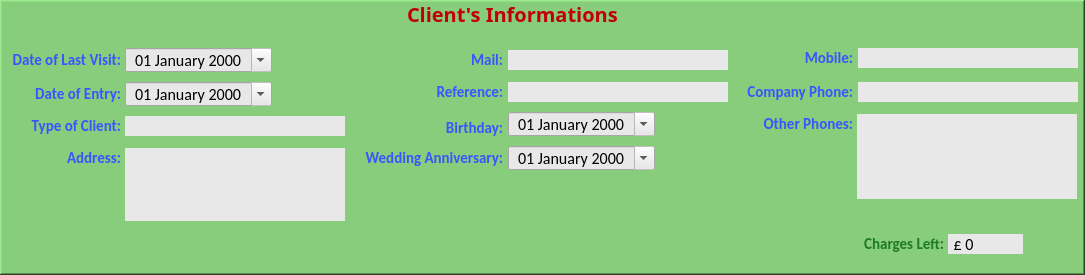
  <widget class="QFrame" name="frmClInfo">
   <property name="geometry">
    <rect>
     <x>822</x>
     <y>20</y>
     <width>1085</width>
     <height>275</height>
    </rect>
   </property>
   <property name="styleSheet">
    <string notr="true">background-color: rgb(136, 205, 124)</string>
   </property>
   <property name="frameShape">
    <enum>QFrame::WinPanel</enum>
   </property>
   <property name="frameShadow">
    <enum>QFrame::Raised</enum>
   </property>
   <widget class="QDateEdit" name="dtBirthday">
    <property name="enabled">
     <bool>true</bool>
    </property>
    <property name="geometry">
     <rect>
      <x>508</x>
      <y>112</y>
      <width>147</width>
      <height>24</height>
     </rect>
    </property>
    <property name="font">
     <font>
      <family>Calibri</family>
      <pointsize>12</pointsize>
      <weight>50</weight>
      <bold>false</bold>
     </font>
    </property>
    <property name="contextMenuPolicy">
     <enum>Qt::DefaultContextMenu</enum>
    </property>
    <property name="layoutDirection">
     <enum>Qt::LeftToRight</enum>
    </property>
    <property name="autoFillBackground">
     <bool>false</bool>
    </property>
    <property name="styleSheet">
     <string notr="true">background-color: rgb(232, 232, 232);</string>
    </property>
    <property name="locale">
     <locale language="English" country="UnitedStates"/>
    </property>
    <property name="wrapping">
     <bool>false</bool>
    </property>
    <property name="frame">
     <bool>true</bool>
    </property>
    <property name="alignment">
     <set>Qt::AlignCenter</set>
    </property>
    <property name="readOnly">
     <bool>true</bool>
    </property>
    <property name="buttonSymbols">
     <enum>QAbstractSpinBox::NoButtons</enum>
    </property>
    <property name="correctionMode">
     <enum>QAbstractSpinBox::CorrectToPreviousValue</enum>
    </property>
    <property name="keyboardTracking">
     <bool>true</bool>
    </property>
    <property name="currentSection">
     <enum>QDateTimeEdit::DaySection</enum>
    </property>
    <property name="displayFormat">
     <string>dd MMMM yyyy</string>
    </property>
    <property name="calendarPopup">
     <bool>true</bool>
    </property>
    <property name="timeSpec">
     <enum>Qt::LocalTime</enum>
    </property>
   </widget>
   <widget class="QLabel" name="lblAddress">
    <property name="geometry">
     <rect>
      <x>11</x>
      <y>148</y>
      <width>110</width>
      <height>20</height>
     </rect>
    </property>
    <property name="font">
     <font>
      <family>Calibri</family>
      <pointsize>11</pointsize>
      <weight>75</weight>
      <bold>true</bold>
     </font>
    </property>
    <property name="styleSheet">
     <string notr="true">color: rgb(58, 84, 255)</string>
    </property>
    <property name="text">
     <string>Address:</string>
    </property>
    <property name="alignment">
     <set>Qt::AlignRight|Qt::AlignTrailing|Qt::AlignVCenter</set>
    </property>
   </widget>
   <widget class="QLineEdit" name="entMobile">
    <property name="geometry">
     <rect>
      <x>858</x>
      <y>48</y>
      <width>220</width>
      <height>20</height>
     </rect>
    </property>
    <property name="font">
     <font>
      <family>Calibri</family>
      <pointsize>12</pointsize>
     </font>
    </property>
    <property name="cursor">
     <cursorShape>IBeamCursor</cursorShape>
    </property>
    <property name="styleSheet">
     <string notr="true">background-color: rgb(232, 232, 232);</string>
    </property>
    <property name="text">
     <string/>
    </property>
    <property name="frame">
     <bool>false</bool>
    </property>
    <property name="readOnly">
     <bool>true</bool>
    </property>
   </widget>
   <widget class="QTextEdit" name="entAddress">
    <property name="geometry">
     <rect>
      <x>125</x>
      <y>148</y>
      <width>220</width>
      <height>73</height>
     </rect>
    </property>
    <property name="font">
     <font>
      <family>Calibri</family>
      <pointsize>12</pointsize>
     </font>
    </property>
    <property name="cursor" stdset="0">
     <cursorShape>IBeamCursor</cursorShape>
    </property>
    <property name="styleSheet">
     <string notr="true">background-color: rgb(232, 232, 232);</string>
    </property>
    <property name="frameShape">
     <enum>QFrame::NoFrame</enum>
    </property>
    <property name="readOnly">
     <bool>true</bool>
    </property>
   </widget>
   <widget class="QLabel" name="lblBirthday">
    <property name="geometry">
     <rect>
      <x>393</x>
      <y>118</y>
      <width>110</width>
      <height>20</height>
     </rect>
    </property>
    <property name="font">
     <font>
      <family>Calibri</family>
      <pointsize>11</pointsize>
      <weight>75</weight>
      <bold>true</bold>
     </font>
    </property>
    <property name="styleSheet">
     <string notr="true">color: rgb(58, 84, 255)</string>
    </property>
    <property name="text">
     <string>Birthday:</string>
    </property>
    <property name="alignment">
     <set>Qt::AlignRight|Qt::AlignTrailing|Qt::AlignVCenter</set>
    </property>
   </widget>
   <widget class="QDateEdit" name="dtLastVisit">
    <property name="enabled">
     <bool>true</bool>
    </property>
    <property name="geometry">
     <rect>
      <x>125</x>
      <y>48</y>
      <width>147</width>
      <height>24</height>
     </rect>
    </property>
    <property name="font">
     <font>
      <family>Calibri</family>
      <pointsize>12</pointsize>
      <weight>50</weight>
      <bold>false</bold>
     </font>
    </property>
    <property name="contextMenuPolicy">
     <enum>Qt::DefaultContextMenu</enum>
    </property>
    <property name="layoutDirection">
     <enum>Qt::LeftToRight</enum>
    </property>
    <property name="autoFillBackground">
     <bool>false</bool>
    </property>
    <property name="styleSheet">
     <string notr="true">background-color: rgb(232, 232, 232);</string>
    </property>
    <property name="locale">
     <locale language="English" country="UnitedStates"/>
    </property>
    <property name="wrapping">
     <bool>false</bool>
    </property>
    <property name="frame">
     <bool>true</bool>
    </property>
    <property name="alignment">
     <set>Qt::AlignCenter</set>
    </property>
    <property name="readOnly">
     <bool>true</bool>
    </property>
    <property name="buttonSymbols">
     <enum>QAbstractSpinBox::NoButtons</enum>
    </property>
    <property name="correctionMode">
     <enum>QAbstractSpinBox::CorrectToPreviousValue</enum>
    </property>
    <property name="keyboardTracking">
     <bool>true</bool>
    </property>
    <property name="currentSection">
     <enum>QDateTimeEdit::DaySection</enum>
    </property>
    <property name="displayFormat">
     <string>dd MMMM yyyy</string>
    </property>
    <property name="calendarPopup">
     <bool>true</bool>
    </property>
    <property name="timeSpec">
     <enum>Qt::LocalTime</enum>
    </property>
   </widget>
   <widget class="QLabel" name="lblReference">
    <property name="geometry">
     <rect>
      <x>393</x>
      <y>82</y>
      <width>110</width>
      <height>20</height>
     </rect>
    </property>
    <property name="font">
     <font>
      <family>Calibri</family>
      <pointsize>11</pointsize>
      <weight>75</weight>
      <bold>true</bold>
     </font>
    </property>
    <property name="styleSheet">
     <string notr="true">color: rgb(58, 84, 255)</string>
    </property>
    <property name="text">
     <string>Reference:</string>
    </property>
    <property name="alignment">
     <set>Qt::AlignRight|Qt::AlignTrailing|Qt::AlignVCenter</set>
    </property>
   </widget>
   <widget class="QPushButton" name="btnClientDelete">
    <property name="geometry">
     <rect>
      <x>562</x>
      <y>222</y>
      <width>50</width>
      <height>50</height>
     </rect>
    </property>
    <property name="toolTip">
     <string>Delete this client</string>
    </property>
    <property name="statusTip">
     <string/>
    </property>
    <property name="text">
     <string/>
    </property>
    <property name="icon">
     <iconset theme="C:\Users\baris\Desktop\Projects\Vet\Icons\Delete.png">
      <normaloff>../Icons/Delete.png</normaloff>../Icons/Delete.png</iconset>
    </property>
    <property name="iconSize">
     <size>
      <width>40</width>
      <height>40</height>
     </size>
    </property>
    <property name="flat">
     <bool>true</bool>
    </property>
   </widget>
   <widget class="QLabel" name="lblEntry">
    <property name="geometry">
     <rect>
      <x>11</x>
      <y>84</y>
      <width>110</width>
      <height>20</height>
     </rect>
    </property>
    <property name="font">
     <font>
      <family>Calibri</family>
      <pointsize>11</pointsize>
      <weight>75</weight>
      <bold>true</bold>
     </font>
    </property>
    <property name="styleSheet">
     <string notr="true">color: rgb(58, 84, 255)</string>
    </property>
    <property name="text">
     <string>Date of Entry:</string>
    </property>
    <property name="alignment">
     <set>Qt::AlignRight|Qt::AlignTrailing|Qt::AlignVCenter</set>
    </property>
   </widget>
   <widget class="QLabel" name="lblWedAnn">
    <property name="geometry">
     <rect>
      <x>362</x>
      <y>148</y>
      <width>141</width>
      <height>20</height>
     </rect>
    </property>
    <property name="font">
     <font>
      <family>Calibri</family>
      <pointsize>11</pointsize>
      <weight>75</weight>
      <bold>true</bold>
     </font>
    </property>
    <property name="styleSheet">
     <string notr="true">color: rgb(58, 84, 255)</string>
    </property>
    <property name="text">
     <string>Wedding Anniversary:</string>
    </property>
    <property name="alignment">
     <set>Qt::AlignRight|Qt::AlignTrailing|Qt::AlignVCenter</set>
    </property>
   </widget>
   <widget class="QLabel" name="lblLastVisit">
    <property name="geometry">
     <rect>
      <x>11</x>
      <y>50</y>
      <width>110</width>
      <height>20</height>
     </rect>
    </property>
    <property name="font">
     <font>
      <family>Calibri</family>
      <pointsize>11</pointsize>
      <weight>75</weight>
      <bold>true</bold>
     </font>
    </property>
    <property name="styleSheet">
     <string notr="true">color: rgb(58, 84, 255)</string>
    </property>
    <property name="text">
     <string>Date of Last Visit:</string>
    </property>
    <property name="alignment">
     <set>Qt::AlignRight|Qt::AlignTrailing|Qt::AlignVCenter</set>
    </property>
   </widget>
   <widget class="QPushButton" name="btnClientAdd">
    <property name="geometry">
     <rect>
      <x>454</x>
      <y>222</y>
      <width>50</width>
      <height>50</height>
     </rect>
    </property>
    <property name="toolTip">
     <string>    Add a
new client</string>
    </property>
    <property name="statusTip">
     <string/>
    </property>
    <property name="text">
     <string/>
    </property>
    <property name="icon">
     <iconset theme="C:\Users\baris\Desktop\Projects\Vet\Icons\user_add.png">
      <normaloff>../Icons/user_add.png</normaloff>../Icons/user_add.png</iconset>
    </property>
    <property name="iconSize">
     <size>
      <width>40</width>
      <height>40</height>
     </size>
    </property>
    <property name="flat">
     <bool>true</bool>
    </property>
   </widget>
   <widget class="QLabel" name="lblClientInfo">
    <property name="geometry">
     <rect>
      <x>407</x>
      <y>4</y>
      <width>249</width>
      <height>19</height>
     </rect>
    </property>
    <property name="font">
     <font>
      <family>Algerian</family>
      <pointsize>15</pointsize>
      <weight>75</weight>
      <bold>true</bold>
     </font>
    </property>
    <property name="styleSheet">
     <string notr="true">color: rgb(193, 0, 3);</string>
    </property>
    <property name="text">
     <string>Client's Informations</string>
    </property>
   </widget>
   <widget class="QTextEdit" name="entOtherPhones">
    <property name="geometry">
     <rect>
      <x>857</x>
      <y>114</y>
      <width>220</width>
      <height>85</height>
     </rect>
    </property>
    <property name="font">
     <font>
      <family>Calibri</family>
      <pointsize>12</pointsize>
     </font>
    </property>
    <property name="cursor" stdset="0">
     <cursorShape>IBeamCursor</cursorShape>
    </property>
    <property name="styleSheet">
     <string notr="true">background-color: rgb(232, 232, 232);</string>
    </property>
    <property name="frameShape">
     <enum>QFrame::NoFrame</enum>
    </property>
    <property name="readOnly">
     <bool>true</bool>
    </property>
   </widget>
   <widget class="QLabel" name="lblOtherPhones">
    <property name="geometry">
     <rect>
      <x>762</x>
      <y>114</y>
      <width>91</width>
      <height>20</height>
     </rect>
    </property>
    <property name="font">
     <font>
      <family>Calibri</family>
      <pointsize>11</pointsize>
      <weight>75</weight>
      <bold>true</bold>
     </font>
    </property>
    <property name="styleSheet">
     <string notr="true">color: rgb(58, 84, 255)</string>
    </property>
    <property name="text">
     <string>Other Phones:</string>
    </property>
    <property name="alignment">
     <set>Qt::AlignRight|Qt::AlignTrailing|Qt::AlignVCenter</set>
    </property>
   </widget>
   <widget class="QLineEdit" name="entTypeOfClient">
    <property name="geometry">
     <rect>
      <x>125</x>
      <y>116</y>
      <width>220</width>
      <height>20</height>
     </rect>
    </property>
    <property name="font">
     <font>
      <family>Calibri</family>
      <pointsize>12</pointsize>
     </font>
    </property>
    <property name="cursor">
     <cursorShape>IBeamCursor</cursorShape>
    </property>
    <property name="styleSheet">
     <string notr="true">background-color: rgb(232, 232, 232);</string>
    </property>
    <property name="text">
     <string/>
    </property>
    <property name="frame">
     <bool>false</bool>
    </property>
    <property name="readOnly">
     <bool>true</bool>
    </property>
   </widget>
   <widget class="QLineEdit" name="entCompanyPhone">
    <property name="geometry">
     <rect>
      <x>858</x>
      <y>82</y>
      <width>220</width>
      <height>20</height>
     </rect>
    </property>
    <property name="font">
     <font>
      <family>Calibri</family>
      <pointsize>12</pointsize>
     </font>
    </property>
    <property name="cursor">
     <cursorShape>IBeamCursor</cursorShape>
    </property>
    <property name="styleSheet">
     <string notr="true">background-color: rgb(232, 232, 232);</string>
    </property>
    <property name="text">
     <string/>
    </property>
    <property name="frame">
     <bool>false</bool>
    </property>
    <property name="readOnly">
     <bool>true</bool>
    </property>
   </widget>
   <widget class="QLineEdit" name="entReference">
    <property name="geometry">
     <rect>
      <x>508</x>
      <y>82</y>
      <width>220</width>
      <height>20</height>
     </rect>
    </property>
    <property name="font">
     <font>
      <family>Calibri</family>
      <pointsize>12</pointsize>
     </font>
    </property>
    <property name="cursor">
     <cursorShape>IBeamCursor</cursorShape>
    </property>
    <property name="styleSheet">
     <string notr="true">background-color: rgb(232, 232, 232);</string>
    </property>
    <property name="text">
     <string/>
    </property>
    <property name="frame">
     <bool>false</bool>
    </property>
    <property name="readOnly">
     <bool>true</bool>
    </property>
   </widget>
   <widget class="QLineEdit" name="entMail">
    <property name="geometry">
     <rect>
      <x>508</x>
      <y>50</y>
      <width>220</width>
      <height>20</height>
     </rect>
    </property>
    <property name="font">
     <font>
      <family>Calibri</family>
      <pointsize>12</pointsize>
     </font>
    </property>
    <property name="cursor">
     <cursorShape>IBeamCursor</cursorShape>
    </property>
    <property name="styleSheet">
     <string notr="true">background-color: rgb(232, 232, 232);</string>
    </property>
    <property name="text">
     <string/>
    </property>
    <property name="frame">
     <bool>false</bool>
    </property>
    <property name="readOnly">
     <bool>true</bool>
    </property>
   </widget>
   <widget class="QLabel" name="lblMail">
    <property name="geometry">
     <rect>
      <x>393</x>
      <y>50</y>
      <width>110</width>
      <height>20</height>
     </rect>
    </property>
    <property name="font">
     <font>
      <family>Calibri</family>
      <pointsize>11</pointsize>
      <weight>75</weight>
      <bold>true</bold>
     </font>
    </property>
    <property name="styleSheet">
     <string notr="true">color: rgb(58, 84, 255)</string>
    </property>
    <property name="text">
     <string>Mail:</string>
    </property>
    <property name="alignment">
     <set>Qt::AlignRight|Qt::AlignTrailing|Qt::AlignVCenter</set>
    </property>
   </widget>
   <widget class="QDateEdit" name="dtEntry">
    <property name="enabled">
     <bool>true</bool>
    </property>
    <property name="geometry">
     <rect>
      <x>125</x>
      <y>82</y>
      <width>147</width>
      <height>24</height>
     </rect>
    </property>
    <property name="font">
     <font>
      <family>Calibri</family>
      <pointsize>12</pointsize>
      <weight>50</weight>
      <bold>false</bold>
     </font>
    </property>
    <property name="contextMenuPolicy">
     <enum>Qt::DefaultContextMenu</enum>
    </property>
    <property name="layoutDirection">
     <enum>Qt::LeftToRight</enum>
    </property>
    <property name="autoFillBackground">
     <bool>false</bool>
    </property>
    <property name="styleSheet">
     <string notr="true">background-color: rgb(232, 232, 232);</string>
    </property>
    <property name="locale">
     <locale language="English" country="UnitedStates"/>
    </property>
    <property name="wrapping">
     <bool>false</bool>
    </property>
    <property name="frame">
     <bool>true</bool>
    </property>
    <property name="alignment">
     <set>Qt::AlignCenter</set>
    </property>
    <property name="readOnly">
     <bool>true</bool>
    </property>
    <property name="buttonSymbols">
     <enum>QAbstractSpinBox::NoButtons</enum>
    </property>
    <property name="accelerated">
     <bool>false</bool>
    </property>
    <property name="currentSection">
     <enum>QDateTimeEdit::DaySection</enum>
    </property>
    <property name="displayFormat">
     <string>dd MMMM yyyy</string>
    </property>
    <property name="calendarPopup">
     <bool>true</bool>
    </property>
    <property name="timeSpec">
     <enum>Qt::LocalTime</enum>
    </property>
   </widget>
   <widget class="QPushButton" name="btnClientEdit">
    <property name="geometry">
     <rect>
      <x>506</x>
      <y>222</y>
      <width>50</width>
      <height>50</height>
     </rect>
    </property>
    <property name="toolTip">
     <string>Edit this client</string>
    </property>
    <property name="statusTip">
     <string/>
    </property>
    <property name="text">
     <string/>
    </property>
    <property name="icon">
     <iconset theme="C:\Users\baris\Desktop\Projects\Vet\Icons\Edit.png">
      <normaloff>../Icons/Edit.png</normaloff>../Icons/Edit.png</iconset>
    </property>
    <property name="iconSize">
     <size>
      <width>40</width>
      <height>40</height>
     </size>
    </property>
    <property name="flat">
     <bool>true</bool>
    </property>
   </widget>
   <widget class="QDateEdit" name="dtWedAnn">
    <property name="enabled">
     <bool>true</bool>
    </property>
    <property name="geometry">
     <rect>
      <x>508</x>
      <y>146</y>
      <width>147</width>
      <height>24</height>
     </rect>
    </property>
    <property name="font">
     <font>
      <family>Calibri</family>
      <pointsize>12</pointsize>
      <weight>50</weight>
      <bold>false</bold>
     </font>
    </property>
    <property name="contextMenuPolicy">
     <enum>Qt::DefaultContextMenu</enum>
    </property>
    <property name="layoutDirection">
     <enum>Qt::LeftToRight</enum>
    </property>
    <property name="autoFillBackground">
     <bool>false</bool>
    </property>
    <property name="styleSheet">
     <string notr="true">background-color: rgb(232, 232, 232);</string>
    </property>
    <property name="locale">
     <locale language="English" country="UnitedStates"/>
    </property>
    <property name="alignment">
     <set>Qt::AlignCenter</set>
    </property>
    <property name="readOnly">
     <bool>true</bool>
    </property>
    <property name="buttonSymbols">
     <enum>QAbstractSpinBox::NoButtons</enum>
    </property>
    <property name="currentSection">
     <enum>QDateTimeEdit::DaySection</enum>
    </property>
    <property name="displayFormat">
     <string>dd MMMM yyyy</string>
    </property>
    <property name="calendarPopup">
     <bool>true</bool>
    </property>
    <property name="timeSpec">
     <enum>Qt::LocalTime</enum>
    </property>
   </widget>
   <widget class="QLabel" name="lblCompanyPhone">
    <property name="geometry">
     <rect>
      <x>743</x>
      <y>82</y>
      <width>110</width>
      <height>20</height>
     </rect>
    </property>
    <property name="font">
     <font>
      <family>Calibri</family>
      <pointsize>11</pointsize>
      <weight>75</weight>
      <bold>true</bold>
     </font>
    </property>
    <property name="styleSheet">
     <string notr="true">color: rgb(58, 84, 255)</string>
    </property>
    <property name="text">
     <string>Company Phone:</string>
    </property>
    <property name="alignment">
     <set>Qt::AlignRight|Qt::AlignTrailing|Qt::AlignVCenter</set>
    </property>
   </widget>
   <widget class="QLabel" name="lblMobile">
    <property name="geometry">
     <rect>
      <x>743</x>
      <y>48</y>
      <width>110</width>
      <height>20</height>
     </rect>
    </property>
    <property name="font">
     <font>
      <family>Calibri</family>
      <pointsize>11</pointsize>
      <weight>75</weight>
      <bold>true</bold>
     </font>
    </property>
    <property name="styleSheet">
     <string notr="true">color: rgb(58, 84, 255)</string>
    </property>
    <property name="text">
     <string>Mobile:</string>
    </property>
    <property name="alignment">
     <set>Qt::AlignRight|Qt::AlignTrailing|Qt::AlignVCenter</set>
    </property>
   </widget>
   <widget class="QLabel" name="lblTypeOfClient">
    <property name="geometry">
     <rect>
      <x>11</x>
      <y>116</y>
      <width>110</width>
      <height>20</height>
     </rect>
    </property>
    <property name="font">
     <font>
      <family>Calibri</family>
      <pointsize>11</pointsize>
      <weight>75</weight>
      <bold>true</bold>
     </font>
    </property>
    <property name="styleSheet">
     <string notr="true">color: rgb(58, 84, 255)</string>
    </property>
    <property name="text">
     <string>Type of Client:</string>
    </property>
    <property name="alignment">
     <set>Qt::AlignRight|Qt::AlignTrailing|Qt::AlignVCenter</set>
    </property>
   </widget>
   <widget class="QPushButton" name="btnCharges">
    <property name="geometry">
     <rect>
      <x>1034</x>
      <y>226</y>
      <width>37</width>
      <height>37</height>
     </rect>
    </property>
    <property name="font">
     <font>
      <family>Britannic Bold</family>
      <pointsize>12</pointsize>
     </font>
    </property>
    <property name="toolTip">
     <string>Money Movements</string>
    </property>
    <property name="styleSheet">
     <string notr="true">background-color: rgb(106, 208, 255);
color: rgb(30, 30, 86);</string>
    </property>
    <property name="text">
     <string/>
    </property>
    <property name="icon">
     <iconset theme="C:\Users\baris\Desktop\Projects\Vet\Icons\money.png">
      <normaloff>../Icons/money.png</normaloff>../Icons/money.png</iconset>
    </property>
    <property name="iconSize">
     <size>
      <width>24</width>
      <height>24</height>
     </size>
    </property>
    <property name="flat">
     <bool>true</bool>
    </property>
   </widget>
   <widget class="QLineEdit" name="entChargesLeft">
    <property name="geometry">
     <rect>
      <x>948</x>
      <y>234</y>
      <width>75</width>
      <height>20</height>
     </rect>
    </property>
    <property name="font">
     <font>
      <family>Calibri</family>
      <pointsize>12</pointsize>
     </font>
    </property>
    <property name="cursor">
     <cursorShape>IBeamCursor</cursorShape>
    </property>
    <property name="styleSheet">
     <string notr="true">background-color: rgb(232, 232, 232);</string>
    </property>
    <property name="text">
     <string> £ 0</string>
    </property>
    <property name="frame">
     <bool>false</bool>
    </property>
    <property name="readOnly">
     <bool>true</bool>
    </property>
   </widget>
   <widget class="QLabel" name="lblChargesLeft">
    <property name="geometry">
     <rect>
      <x>834</x>
      <y>234</y>
      <width>110</width>
      <height>20</height>
     </rect>
    </property>
    <property name="font">
     <font>
      <family>Calibri</family>
      <pointsize>11</pointsize>
      <weight>75</weight>
      <bold>true</bold>
     </font>
    </property>
    <property name="styleSheet">
     <string notr="true">color: rgb(29, 122, 37)</string>
    </property>
    <property name="text">
     <string>Charges Left:</string>
    </property>
    <property name="alignment">
     <set>Qt::AlignRight|Qt::AlignTrailing|Qt::AlignVCenter</set>
    </property>
   </widget>
  </widget>
